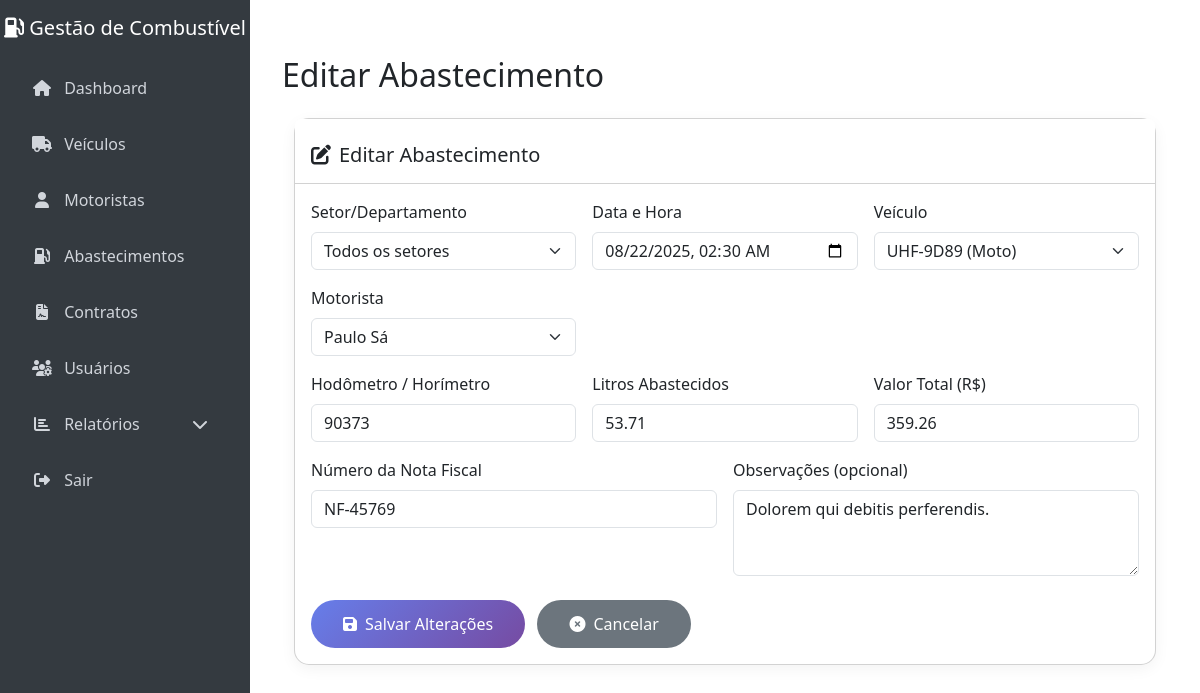
Screenshot of /abastecimentos/2/editar (signed in) with the database file from the repository.
### database.py (models this page shows, shortened)
class Abastecimento(db.Model):
    __tablename__ = 'abastecimento'
    id = db.Column(db.Integer, primary_key=True)
    data = db.Column(db.DateTime, nullable=False)
    veiculo_id = db.Column(db.Integer, db.ForeignKey('veiculo.id'), nullable=False)
    motorista_id = db.Column(db.Integer, db.ForeignKey('motorista.id'), nullable=False)
    hodometro = db.Column(db.Integer, nullable=False)
    litros = db.Column(db.Float, nullable=False)
    valor_total = db.Column(db.Float, nullable=False)
    numero_nota = db.Column(db.String(50), nullable=False)
    observacoes = db.Column(db.Text, nullable=True)
    combustivel = db.Column(db.String(50), nullable=True)
    contrato_id = db.Column(db.Integer, db.ForeignKey('contrato_combustivel.id'), nullable=True)
    veiculo = db.relationship('Veiculo', backref='abastecimentos')
    motorista = db.relationship('Motorista', backref='abastecimentos')
    contrato = db.relationship('ContratoCombustivel', backref='abastecimentos_vinculados')

class Veiculo(db.Model):
    __tablename__ = 'veiculo'
    id = db.Column(db.Integer, primary_key=True)
    placa = db.Column(db.String(10), unique=True, nullable=False)
    tipo = db.Column(db.String(20), nullable=False)
    combustivel = db.Column(db.String(50), nullable=False)
    capacidade_tanque = db.Column(db.Float, nullable=True)

class Motorista(db.Model):
    __tablename__ = 'motorista'
    id = db.Column(db.Integer, primary_key=True)
    nome_completo = db.Column(db.String(100), nullable=False)
    documento = db.Column(db.String(50), nullable=False, unique=True)
    observacoes = db.Column(db.Text, nullable=True)
    setor = db.Column(db.String(100), nullable=True)  # Setor/departamento do motorista

### app.py (the view, shortened to what this page needs)
@app.route("/abastecimentos/<int:abastecimento_id>/editar", methods=["GET", "POST"])
def editar_abastecimento(abastecimento_id):
    if "usuario" not in session:
        return redirect(url_for("login"))
    abastecimento = Abastecimento.query.get_or_404(abastecimento_id)
    usuario_tipo = session.get("usuario_tipo")
    usuario_setor = session.get("usuario_setor")
    setores = []
    if usuario_tipo == "admin":
        setores = [s[0] for s in db.session.query(User.setor).filter(User.setor != None).distinct().order_by(User.setor).all() if s[0]]
        setor_selecionado = request.form.get("setor") if request.method == "POST" else (abastecimento.veiculo.tipo if abastecimento.veiculo else None)
        if setor_selecionado:
            veiculos = Veiculo.query.filter(Veiculo.tipo == setor_selecionado).order_by(Veiculo.placa).all()
        else:
            veiculos = Veiculo.query.order_by(Veiculo.placa).all()
    elif usuario_setor:
        veiculos = Veiculo.query.filter(Veiculo.tipo == usuario_setor).order_by(Veiculo.placa).all()
    else:
        veiculos = Veiculo.query.order_by(Veiculo.placa).all()
    motoristas = Motorista.query.order_by(Motorista.nome_completo).all()
    return render_template("editar_abastecimento.html", abastecimento=abastecimento, vehicles=veiculos, drivers=motoristas, setores=setores)

### templates/editar_abastecimento.html (shortened to what this page needs)
{% extends "base.html" %}
{% block page_title %}Editar Abastecimento{% endblock %}
{% block head_extra %}
  <link href="https://cdn.jsdelivr.net/npm/bootstrap@5.3.0/dist/css/bootstrap.min.css" rel="stylesheet">
  <link rel="stylesheet" href="https://cdnjs.cloudflare.com/ajax/libs/font-awesome/6.4.0/css/all.min.css">
{% endblock %}
{% block content %}
<div class="container-fluid">
  <div class="card card-custom">
    <div class="card-header bg-white pt-4 pb-3">
      <h5 class="card-title mb-0"><i class="fas fa-edit me-2"></i>Editar Abastecimento</h5>
    </div>
    <div class="card-body">
      <form method="post">
        <div class="row g-3 mb-3">
          {% if setores %}
          <div class="col-md-4">
            <label for="setor" class="form-label">Setor/Departamento</label>
            <select class="form-select" id="setor" name="setor">
              <option value="">Todos os setores</option>
            </select>
          </div>
          {% endif %}
          <div class="col-md-4">
            <label for="date" class="form-label">Data e Hora</label>
            <input type="datetime-local" class="form-control" id="date" name="date"
                   value="{{ abastecimento.data.strftime('%Y-%m-%dT%H:%M') }}" required>
          </div>
          <div class="col-md-4">
            <label for="vehicle_id" class="form-label">Veículo</label>
            <select class="form-select" id="vehicle_id" name="vehicle_id" required>
              {% for vehicle in vehicles %}
                <option value="{{ vehicle.id }}"
                        {% if vehicle.id == abastecimento.veiculo_id %}selected{% endif %}>
                  {{ vehicle.placa }} ({{ vehicle.tipo }})
                </option>
              {% endfor %}
            </select>
          </div>
          <div class="col-md-4">
            <label for="driver_id" class="form-label">Motorista</label>
            <select class="form-select" id="driver_id" name="driver_id" required>
              {% for driver in drivers %}
                <option value="{{ driver.id }}"
                        {% if driver.id == abastecimento.motorista_id %}selected{% endif %}>
                  {{ driver.nome_completo }}
                </option>
              {% endfor %}
            </select>
          </div>
        </div>
        <div class="row g-3 mb-3">
          <div class="col-md-4">
            <label for="odometer" class="form-label">Hodômetro / Horímetro</label>
            <input type="number" class="form-control" id="odometer" name="odometer"
                   value="{{ abastecimento.hodometro }}" required>
          </div>
          <div class="col-md-4">
            <label for="liters" class="form-label">Litros Abastecidos</label>
            <input type="number" class="form-control" id="liters" name="liters" step="0.01"
                   value="{{ abastecimento.litros }}" required>
          </div>
          <div class="col-md-4">
            <label for="total_value" class="form-label">Valor Total (R$)</label>
            <input type="number" class="form-control" id="total_value" name="total_value" step="0.01"
                   value="{{ abastecimento.valor_total }}" required>
          </div>
        </div>
        <div class="row g-3 mb-4">
          <div class="col-md-6">
            <label for="invoice_number" class="form-label">Número da Nota Fiscal</label>
            <input type="text" class="form-control" id="invoice_number" name="invoice_number"
                   value="{{ abastecimento.numero_nota }}" required>
          </div>
          <div class="col-md-6">
            <label for="observations" class="form-label">Observações (opcional)</label>
            <textarea class="form-control" id="observations" name="observations" rows="3">{{ abastecimento.observacoes or '' }}</textarea>
          </div>
        </div>
        <button type="submit" class="btn btn-primary-custom me-2">
          <i class="fas fa-save me-2"></i>Salvar Alterações
        </button>
        <a href="{{ url_for('abastecimentos_view') }}" class="btn btn-secondary-custom">
          <i class="fas fa-times-circle me-2"></i>Cancelar
        </a>
      </form>
    </div>
  </div>
</div>
{% endblock %}

### templates/base.html (style rules this page uses)
body { background-color: #f8f9fa; }

### templates/editar_abastecimento.html (style rules this page uses)
.card-custom { border-radius: 15px; box-shadow: 0 4px 15px rgba(0, 0, 0, 0.05); margin-bottom: 2rem; }
.form-label { font-weight: 500; }
.btn-primary-custom { background: linear-gradient(135deg, #667eea 0%, #764ba2 100%); border: none; border-radius: 25px; padding: 0.75rem 2rem; color: white; font-weight: 500; transition: all 0.3s ease; }
.btn-secondary-custom { background-color: #6c757d; border: none; border-radius: 25px; padding: 0.75rem 2rem; color: white; font-weight: 500; transition: all 0.3s ease; }

### rows the page displays
Abastecimento: date "08/22/2025 02:30", vehicle_id "UHF-9D89 (Moto)", driver_id "Paulo Sá", odometer "90373", liters "53.71", total_value "359.26", invoice_number "NF-45769", observations "Dolorem qui debitis perferendis."
